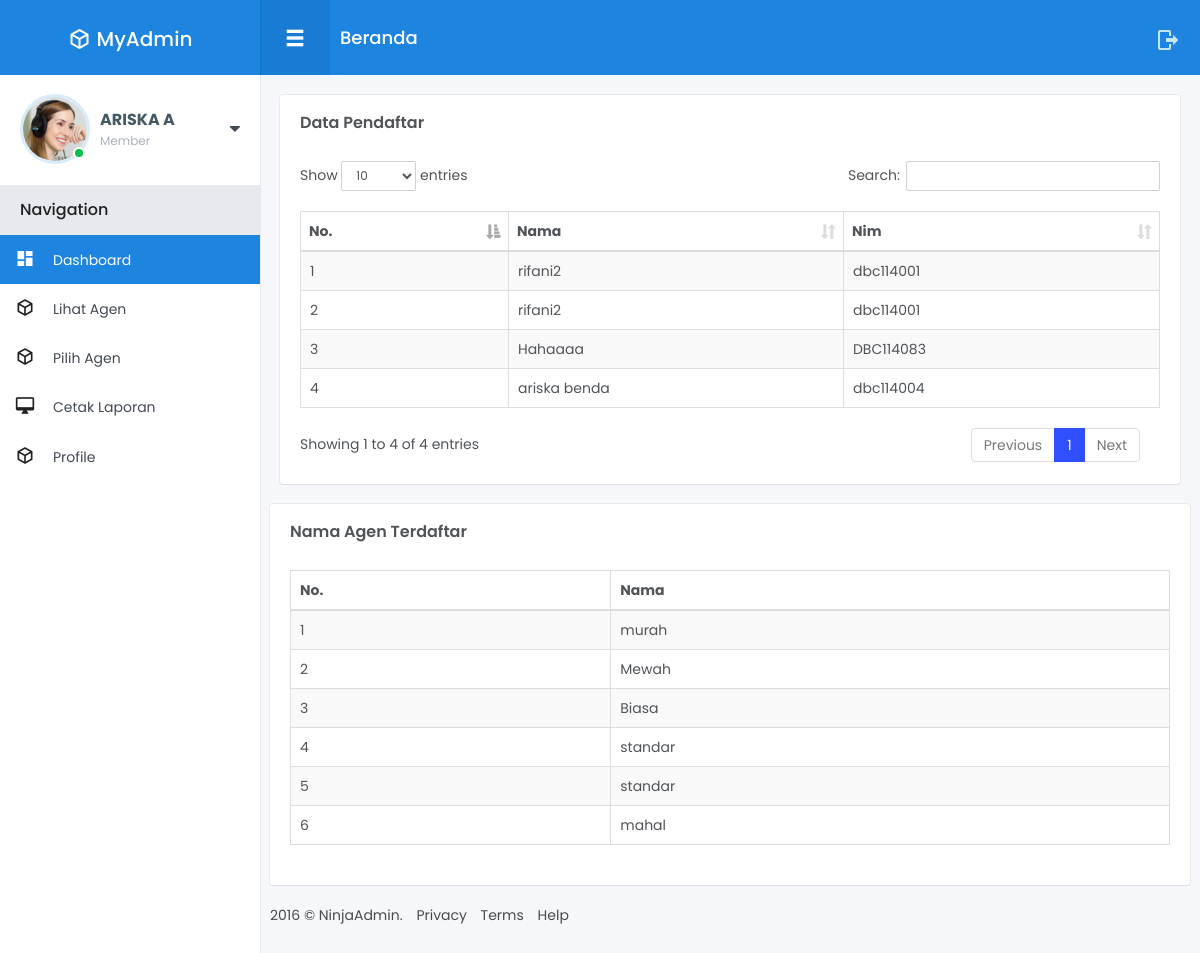
Page /member/index.php (signed in) on the committed database.
### tables this page shows
CREATE TABLE `tabel_mahasiswa` (
  `id_mahasiswa` int(11) NOT NULL,
  `id_user` int(11) NOT NULL,
  `nim` varchar(15) NOT NULL,
  `nama` varchar(50) NOT NULL,
  `jurusan` varchar(50) NOT NULL,
  `angkatan` varchar(10) NOT NULL,
  `jenis_kelamin` varchar(10) NOT NULL
);

CREATE TABLE `tabel_kriteria` (
  `id_kriteria` int(11) NOT NULL,
  `nama_kriteria` varchar(50) NOT NULL,
  `bobot` int(11) NOT NULL,
  `sub` varchar(50) NOT NULL,
  `kriteria` varchar(100) NOT NULL
);

### member/index.php (the view, shortened to what this page needs)
 <?php
   include "header.php";
  ?>
<div class="fixed-navbar">
	<div class="pull-left">
		<button type="button" class="menu-mobile-button glyphicon glyphicon-menu-hamburger js__menu_mobile"></button>
		<h1 class="page-title">Beranda</h1>
	</div>
	<div class="pull-right">
		<a class="ico-item mdi mdi-logout" href="log-out.php" ></a>
	</div>
</div>
<div id="wrapper">
<div class="main-content">
		<div class="row small-spacing">
			<div class="col-xs-12">
				<div class="box-content">
					<h4 class="box-title">Data Pendaftar</h4>
					<table id="example" class="table table-striped table-bordered display" style="width:100%">
						<thead>
							<tr>
							<th>No.</th>
							<th>Nama</th>
							<th>Nim</th>
							</tr>
						</thead>
						<tbody>
		<?php
		$query = mysqli_query($koneksi,"SELECT * FROM tabel_mahasiswa ORDER BY nama DESC") or die(mysqli_error($koneksi));
		if(mysqli_num_rows($query) == 0){
		echo '<tr><td colspan="6">Tidak ada data!</td></tr>';
		}else{
			$no = 1;
			while($data = mysqli_fetch_assoc($query)){
				echo '<tr>';
					echo '<td>'.$no.'</td>';
					echo '<td>'.$data['nama'].'</td>';
					echo '<td>'.$data['nim'].'</td>';
				echo '</tr>';
				$no++;
			}
		}
		?>
						</tbody>
					</table>
				</div>
			</div>
		<div class="row small-spacing">
			<div class="col-xs-12">
				<div class="box-content">
					<h4 class="box-title">Nama Agen Terdaftar</h4>
					<table id="example" class="table table-striped table-bordered display" style="width:100%">
						<thead>
							<tr>
							<th>No.</th>
						<th>Nama</th>
							</tr>
						</thead>
						<tbody>
		<?php
		$query = mysqli_query($koneksi,"SELECT * FROM tabel_kriteria ORDER BY bobot DESC") or die(mysqli_error($koneksi));
		if(mysqli_num_rows($query) == 0){
		echo '<tr><td colspan="6">Tidak ada data!</td></tr>';
		}else{
			$no = 1;
			while($data = mysqli_fetch_assoc($query)){
				echo '<tr>';
					echo '<td>'.$no.'</td>';
					echo '<td>'.$data['nama_kriteria'].'</td>';
				echo '</tr>';
				$no++;
			}
		}
		?>
						</tbody>
					</table>
				</div>
			</div>
		<footer class="footer">
			<ul class="list-inline">
				<li>2016 © NinjaAdmin.</li>
				<li><a href="#">Privacy</a></li>
				<li><a href="#">Terms</a></li>
				<li><a href="#">Help</a></li>
			</ul>
		</footer>
	</div>
</div>
</body>
</html>

### rows in the picture
tabel_mahasiswa: nama "rifani2", nim "dbc114001"
tabel_mahasiswa: nama "rifani2", nim "dbc114001"
tabel_mahasiswa: nama "Hahaaaa", nim "DBC114083"
tabel_mahasiswa: nama "ariska benda", nim "dbc114004"
tabel_kriteria: nama_kriteria "murah"
tabel_kriteria: nama_kriteria "Mewah"
tabel_kriteria: nama_kriteria "Biasa"
tabel_kriteria: nama_kriteria "standar"
tabel_kriteria: nama_kriteria "standar"
tabel_kriteria: nama_kriteria "mahal"

### other values in the picture
$username "ARISKA A"
